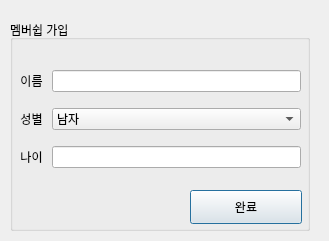
<?xml version="1.0" encoding="UTF-8"?>
<ui version="4.0">
 <class>Dialog</class>
 <widget class="QDialog" name="Dialog">
  <property name="geometry">
   <rect>
    <x>0</x>
    <y>0</y>
    <width>329</width>
    <height>241</height>
   </rect>
  </property>
  <property name="windowTitle">
   <string>Dialog</string>
  </property>
  <widget class="QGroupBox" name="groupBox_8">
   <property name="geometry">
    <rect>
     <x>10</x>
     <y>20</y>
     <width>300</width>
     <height>211</height>
    </rect>
   </property>
   <property name="palette">
    <palette>
     <active>
      <colorrole role="Text">
       <brush brushstyle="SolidPattern">
        <color alpha="255">
         <red>255</red>
         <green>0</green>
         <blue>0</blue>
        </color>
       </brush>
      </colorrole>
     </active>
     <inactive>
      <colorrole role="Text">
       <brush brushstyle="SolidPattern">
        <color alpha="255">
         <red>255</red>
         <green>0</green>
         <blue>0</blue>
        </color>
       </brush>
      </colorrole>
     </inactive>
     <disabled>
      <colorrole role="Text">
       <brush brushstyle="SolidPattern">
        <color alpha="255">
         <red>120</red>
         <green>120</green>
         <blue>120</blue>
        </color>
       </brush>
      </colorrole>
     </disabled>
    </palette>
   </property>
   <property name="title">
    <string>멤버쉽 가입</string>
   </property>
   <property name="flat">
    <bool>true</bool>
   </property>
   <widget class="QPushButton" name="pushButton_21">
    <property name="geometry">
     <rect>
      <x>180</x>
      <y>170</y>
      <width>112</width>
      <height>34</height>
     </rect>
    </property>
    <property name="text">
     <string>완료</string>
    </property>
   </widget>
   <widget class="QWidget" name="layoutWidget">
    <property name="geometry">
     <rect>
      <x>10</x>
      <y>40</y>
      <width>281</width>
      <height>121</height>
     </rect>
    </property>
    <layout class="QVBoxLayout" name="verticalLayout_13">
     <item>
      <layout class="QHBoxLayout" name="horizontalLayout_5">
       <property name="spacing">
        <number>9</number>
       </property>
       <property name="rightMargin">
        <number>0</number>
       </property>
       <item>
        <widget class="QLabel" name="label_16">
         <property name="enabled">
          <bool>true</bool>
         </property>
         <property name="text">
          <string>이름</string>
         </property>
         <property name="scaledContents">
          <bool>false</bool>
         </property>
         <property name="alignment">
          <set>Qt::AlignCenter</set>
         </property>
        </widget>
       </item>
       <item>
        <widget class="QLineEdit" name="lineEdit_6">
         <property name="enabled">
          <bool>true</bool>
         </property>
         <property name="palette">
          <palette>
           <active>
            <colorrole role="Text">
             <brush brushstyle="SolidPattern">
              <color alpha="255">
               <red>0</red>
               <green>0</green>
               <blue>0</blue>
              </color>
             </brush>
            </colorrole>
           </active>
           <inactive>
            <colorrole role="Text">
             <brush brushstyle="SolidPattern">
              <color alpha="255">
               <red>0</red>
               <green>0</green>
               <blue>0</blue>
              </color>
             </brush>
            </colorrole>
           </inactive>
           <disabled>
            <colorrole role="Text">
             <brush brushstyle="SolidPattern">
              <color alpha="255">
               <red>120</red>
               <green>120</green>
               <blue>120</blue>
              </color>
             </brush>
            </colorrole>
           </disabled>
          </palette>
         </property>
         <property name="autoFillBackground">
          <bool>false</bool>
         </property>
         <property name="text">
          <string/>
         </property>
         <property name="alignment">
          <set>Qt::AlignCenter</set>
         </property>
         <property name="readOnly">
          <bool>false</bool>
         </property>
        </widget>
       </item>
      </layout>
     </item>
     <item>
      <layout class="QHBoxLayout" name="horizontalLayout_11" stretch="0,0">
       <property name="spacing">
        <number>9</number>
       </property>
       <item>
        <widget class="QLabel" name="label_22">
         <property name="enabled">
          <bool>true</bool>
         </property>
         <property name="sizePolicy">
          <sizepolicy hsizetype="Fixed" vsizetype="Preferred">
           <horstretch>0</horstretch>
           <verstretch>0</verstretch>
          </sizepolicy>
         </property>
         <property name="text">
          <string>성별</string>
         </property>
         <property name="alignment">
          <set>Qt::AlignCenter</set>
         </property>
        </widget>
       </item>
       <item>
        <widget class="QComboBox" name="comboBox">
         <item>
          <property name="text">
           <string>남자</string>
          </property>
         </item>
         <item>
          <property name="text">
           <string>여자</string>
          </property>
         </item>
        </widget>
       </item>
      </layout>
     </item>
     <item>
      <layout class="QHBoxLayout" name="horizontalLayout_12" stretch="0,0">
       <property name="spacing">
        <number>9</number>
       </property>
       <item>
        <widget class="QLabel" name="label_23">
         <property name="enabled">
          <bool>true</bool>
         </property>
         <property name="text">
          <string>나이</string>
         </property>
         <property name="alignment">
          <set>Qt::AlignCenter</set>
         </property>
        </widget>
       </item>
       <item>
        <widget class="QLineEdit" name="lineEdit_13">
         <property name="enabled">
          <bool>true</bool>
         </property>
         <property name="autoFillBackground">
          <bool>false</bool>
         </property>
         <property name="text">
          <string/>
         </property>
         <property name="alignment">
          <set>Qt::AlignCenter</set>
         </property>
         <property name="readOnly">
          <bool>false</bool>
         </property>
        </widget>
       </item>
      </layout>
     </item>
    </layout>
   </widget>
  </widget>
 </widget>
 <resources/>
 <connections/>
</ui>
